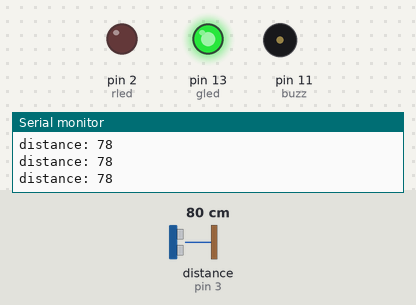
Bench run of a sketch on a simulated Arduino Uno, built with avr-gcc and run on an emulated ATmega328P. Parts: output pins drawn as LEDs (lit = HIGH), buzzer (waves = sounding), the last lines printed to the serial monitor. Wiring (inferred from the names in the program): ultrasonic range finder: trigger pin 4; echo pin 3. Inputs (shaded band) come from the test bench; at power-on: distance to the obstacle (sensor on pin 3) 80 cm. The echo pulse lasts 58.3 µs per cm; pins used as bus, display or sensor lines are not drawn.

Above: at 1.2 s.
1.3 s: distance to the obstacle (sensor on pin 3) set to 34 cm
2.8 s: distance to the obstacle (sensor on pin 3) set to 27 cm
At 4.6 s:
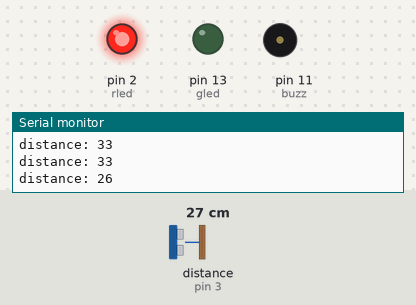
5.8 s: distance to the obstacle (sensor on pin 3) set to 35 cm
At 8.3 s:
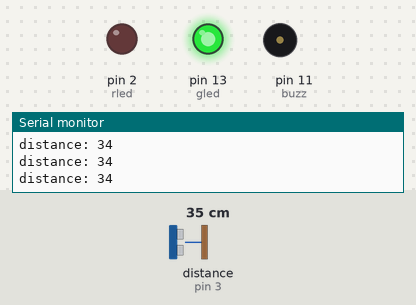
8.6 s: distance to the obstacle (sensor on pin 3) set to 2 cm
At 9.5 s:
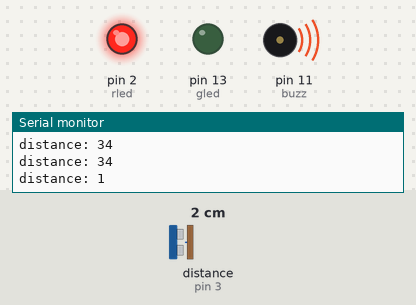
Timing chart, 0 to 12.6 s (numbered marks = the images above; inputs shaded):
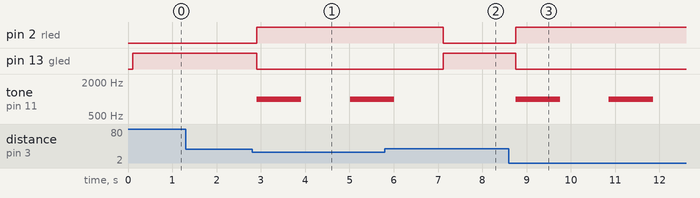

Measured:
- the behaviour switches between 31 and 30 cm on distance to the obstacle (sensor on pin 3) (found by bisection; images 0 and 1)
- after the input at 2.8 s, pin 2 (rled): LOW → HIGH after 0.11 s; pin 13 (gled): HIGH → LOW after 0.11 s; tone on pin 11 (buzz): silent → 1000 Hz after 0.11 s, → silent 1.0 s later, → 1000 Hz 1.1 s later
- after the input at 5.8 s, pin 2 (rled): HIGH → LOW after 1.3 s; pin 13 (gled): LOW → HIGH after 1.3 s; tone on pin 11 (buzz): goes on until 6.0 s, then stays silent
- after the input at 8.6 s, pin 2 (rled): LOW → HIGH after 0.16 s; pin 13 (gled): HIGH → LOW after 0.16 s; tone on pin 11 (buzz): alternates 1000 Hz for 1.0 s and silent for 1.1 s, starting after 0.16 s

The sketch:

Distance-Sensor-Or-LDR-Sensor-with-Buzzer-and-Leds.ino
```cpp
const int gled = 13;
const int rled = 2;
const int buzz = 11;
const int trig = 4; //int ldr = A0;
const int echo = 3; //


void setup() {
  // put your setup code here, to run once:
  pinMode (gled, OUTPUT);
  pinMode (rled, OUTPUT);
  pinMode (trig, OUTPUT); //
  pinMode (echo, INPUT); //
  pinMode (buzz, OUTPUT);

  Serial.begin(9600);
}

void loop() {

  // put your main code here, to run repeatedly:
  long duration, distance;

    digitalWrite(trig, LOW); // value = analogRead(sensor);
  delayMicroseconds(2); // Serial.println(value);
  digitalWrite(trig, HIGH); //
  delayMicroseconds(10); //
  digitalWrite(trig, LOW); //


  duration = pulseIn(echo, HIGH); // value = analogRead(sensor);
  distance = (duration*.034)/2; //

  Serial.print("distance: "); // Serial.println(value);
  Serial.println(distance); //
  delay(100); //

if (distance < 30) { // if (value<300){

  digitalWrite(gled, LOW);
  digitalWrite(rled, HIGH);
  tone(buzz, 1000);
  delay(1000);
  noTone(buzz);
  delay(1000);

}else{
    digitalWrite(gled, HIGH);
  digitalWrite(rled, LOW);
  noTone(buzz);
}

}
```
